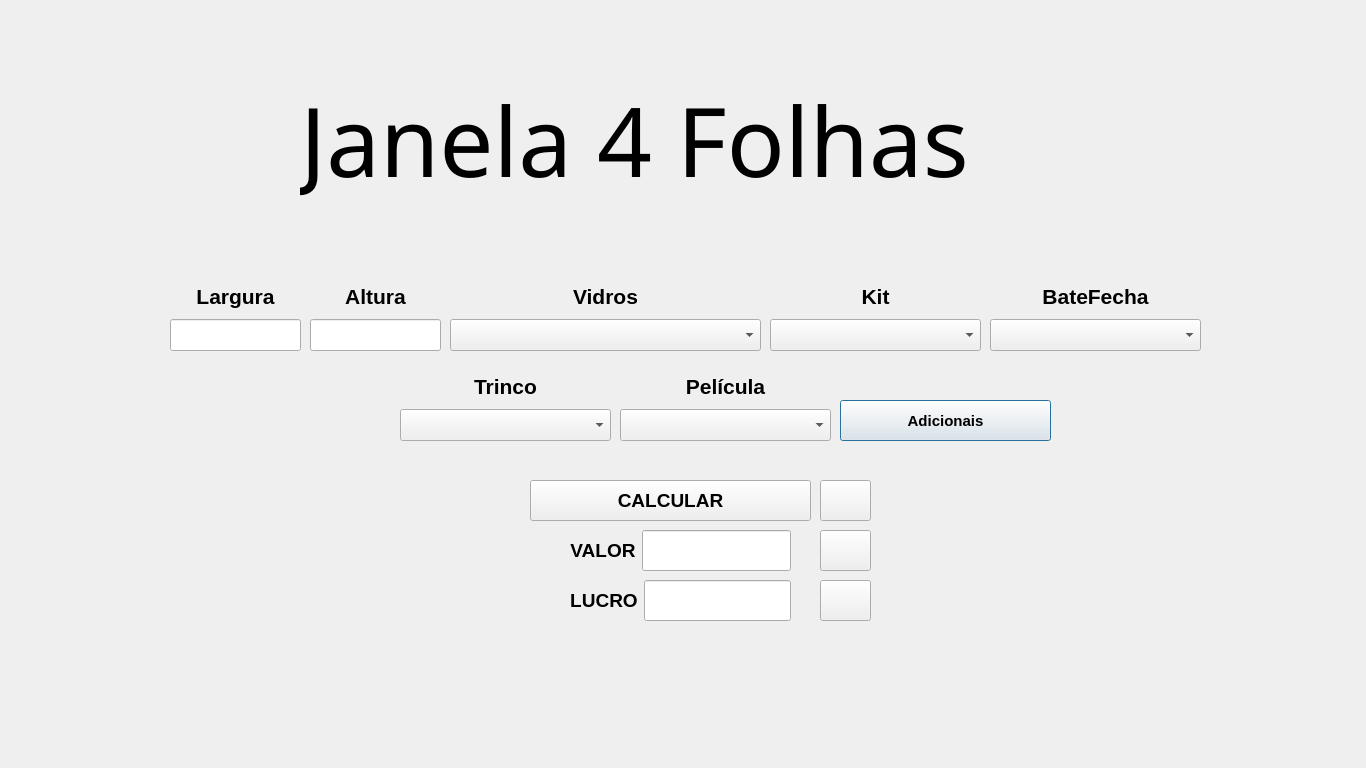
<?xml version="1.0" encoding="UTF-8"?>
<ui version="4.0">
 <class>JanelaDe4Folhas</class>
 <widget class="QDialog" name="JanelaDe4Folhas">
  <property name="geometry">
   <rect>
    <x>0</x>
    <y>0</y>
    <width>1366</width>
    <height>768</height>
   </rect>
  </property>
  <property name="windowTitle">
   <string>Dialog</string>
  </property>
  <widget class="QWidget" name="layoutWidget_10">
   <property name="geometry">
    <rect>
     <x>990</x>
     <y>280</y>
     <width>211</width>
     <height>71</height>
    </rect>
   </property>
   <layout class="QVBoxLayout" name="verticalLayout_9">
    <item>
     <widget class="QLabel" name="label_8">
      <property name="text">
       <string>&lt;html&gt;&lt;head/&gt;&lt;body&gt;&lt;p align=&quot;center&quot;&gt;&lt;span style=&quot; font-size:16pt; font-weight:700;&quot;&gt;BateFecha&lt;/span&gt;&lt;/p&gt;&lt;/body&gt;&lt;/html&gt;</string>
      </property>
     </widget>
    </item>
    <item>
     <widget class="QComboBox" name="comboBoxBateFecha">
      <property name="sizePolicy">
       <sizepolicy hsizetype="Preferred" vsizetype="Preferred">
        <horstretch>0</horstretch>
        <verstretch>0</verstretch>
       </sizepolicy>
      </property>
      <property name="font">
       <font>
        <pointsize>11</pointsize>
        <bold>true</bold>
       </font>
      </property>
      <item>
       <property name="text">
        <string/>
       </property>
      </item>
     </widget>
    </item>
   </layout>
  </widget>
  <widget class="QWidget" name="layoutWidget_6">
   <property name="geometry">
    <rect>
     <x>570</x>
     <y>580</y>
     <width>221</width>
     <height>41</height>
    </rect>
   </property>
   <layout class="QVBoxLayout" name="verticalLayout_6">
    <item>
     <layout class="QHBoxLayout" name="horizontalLayout_2">
      <item>
       <widget class="QLabel" name="label_6">
        <property name="text">
         <string>&lt;html&gt;&lt;head/&gt;&lt;body&gt;&lt;p align=&quot;center&quot;&gt;&lt;span style=&quot; font-size:14pt; font-weight:700;&quot;&gt;LUCRO&lt;/span&gt;&lt;/p&gt;&lt;/body&gt;&lt;/html&gt;</string>
        </property>
       </widget>
      </item>
      <item>
       <widget class="QLineEdit" name="lineEditLucro">
        <property name="sizePolicy">
         <sizepolicy hsizetype="Expanding" vsizetype="Preferred">
          <horstretch>0</horstretch>
          <verstretch>0</verstretch>
         </sizepolicy>
        </property>
        <property name="font">
         <font>
          <pointsize>11</pointsize>
          <bold>true</bold>
         </font>
        </property>
        <property name="whatsThis">
         <string>&lt;html&gt;&lt;head/&gt;&lt;body&gt;&lt;p align=&quot;center&quot;&gt;&lt;br/&gt;&lt;/p&gt;&lt;/body&gt;&lt;/html&gt;</string>
        </property>
       </widget>
      </item>
     </layout>
    </item>
   </layout>
  </widget>
  <widget class="QPushButton" name="pushButtonRefatorando">
   <property name="geometry">
    <rect>
     <x>840</x>
     <y>400</y>
     <width>211</width>
     <height>41</height>
    </rect>
   </property>
   <property name="font">
    <font>
     <pointsize>11</pointsize>
     <bold>true</bold>
    </font>
   </property>
   <property name="text">
    <string>Adicionais</string>
   </property>
   <property name="icon">
    <iconset resource="files.qrc">
     <normaloff>:/imagens/adicionar-a-cesta.png</normaloff>:/imagens/adicionar-a-cesta.png</iconset>
   </property>
   <property name="iconSize">
    <size>
     <width>24</width>
     <height>24</height>
    </size>
   </property>
  </widget>
  <widget class="QPushButton" name="pushButtonCalcular">
   <property name="geometry">
    <rect>
     <x>530</x>
     <y>480</y>
     <width>281</width>
     <height>41</height>
    </rect>
   </property>
   <property name="sizePolicy">
    <sizepolicy hsizetype="Minimum" vsizetype="Preferred">
     <horstretch>0</horstretch>
     <verstretch>0</verstretch>
    </sizepolicy>
   </property>
   <property name="font">
    <font>
     <pointsize>14</pointsize>
     <bold>true</bold>
    </font>
   </property>
   <property name="text">
    <string>CALCULAR</string>
   </property>
  </widget>
  <widget class="QWidget" name="layoutWidget_8">
   <property name="geometry">
    <rect>
     <x>770</x>
     <y>280</y>
     <width>211</width>
     <height>71</height>
    </rect>
   </property>
   <layout class="QVBoxLayout" name="verticalLayout_5">
    <item>
     <widget class="QLabel" name="label_3">
      <property name="text">
       <string>&lt;html&gt;&lt;head/&gt;&lt;body&gt;&lt;p align=&quot;center&quot;&gt;&lt;span style=&quot; font-size:16pt; font-weight:700;&quot;&gt;Kit&lt;/span&gt;&lt;/p&gt;&lt;/body&gt;&lt;/html&gt;</string>
      </property>
     </widget>
    </item>
    <item>
     <widget class="QComboBox" name="comboBoxKit">
      <property name="sizePolicy">
       <sizepolicy hsizetype="Preferred" vsizetype="Preferred">
        <horstretch>0</horstretch>
        <verstretch>0</verstretch>
       </sizepolicy>
      </property>
      <property name="font">
       <font>
        <pointsize>11</pointsize>
        <bold>true</bold>
       </font>
      </property>
      <item>
       <property name="text">
        <string/>
       </property>
      </item>
     </widget>
    </item>
   </layout>
  </widget>
  <widget class="QWidget" name="layoutWidget_5">
   <property name="geometry">
    <rect>
     <x>170</x>
     <y>280</y>
     <width>131</width>
     <height>71</height>
    </rect>
   </property>
   <layout class="QVBoxLayout" name="verticalLayout">
    <item>
     <widget class="QLabel" name="labelLargura">
      <property name="font">
       <font>
        <pointsize>14</pointsize>
        <bold>true</bold>
       </font>
      </property>
      <property name="text">
       <string>&lt;html&gt;&lt;head/&gt;&lt;body&gt;&lt;p align=&quot;center&quot;&gt;&lt;span style=&quot; font-size:16pt;&quot;&gt;Largura&lt;/span&gt;&lt;/p&gt;&lt;/body&gt;&lt;/html&gt;</string>
      </property>
     </widget>
    </item>
    <item>
     <widget class="QLineEdit" name="lineEditLargura">
      <property name="sizePolicy">
       <sizepolicy hsizetype="Expanding" vsizetype="Preferred">
        <horstretch>0</horstretch>
        <verstretch>0</verstretch>
       </sizepolicy>
      </property>
      <property name="font">
       <font>
        <pointsize>11</pointsize>
        <bold>true</bold>
       </font>
      </property>
     </widget>
    </item>
   </layout>
  </widget>
  <widget class="QPushButton" name="pushButtonSalvar">
   <property name="geometry">
    <rect>
     <x>820</x>
     <y>530</y>
     <width>51</width>
     <height>41</height>
    </rect>
   </property>
   <property name="text">
    <string/>
   </property>
   <property name="icon">
    <iconset resource="files.qrc">
     <normaloff>:/imagens/salvar.png</normaloff>:/imagens/salvar.png</iconset>
   </property>
   <property name="iconSize">
    <size>
     <width>24</width>
     <height>24</height>
    </size>
   </property>
  </widget>
  <widget class="QWidget" name="layoutWidget_7">
   <property name="geometry">
    <rect>
     <x>450</x>
     <y>280</y>
     <width>311</width>
     <height>71</height>
    </rect>
   </property>
   <layout class="QVBoxLayout" name="verticalLayout_3">
    <item>
     <widget class="QLabel" name="labelVidros">
      <property name="font">
       <font>
        <pointsize>14</pointsize>
        <bold>true</bold>
       </font>
      </property>
      <property name="text">
       <string>&lt;html&gt;&lt;head/&gt;&lt;body&gt;&lt;p align=&quot;center&quot;&gt;&lt;span style=&quot; font-size:16pt;&quot;&gt;Vidros&lt;/span&gt;&lt;/p&gt;&lt;/body&gt;&lt;/html&gt;</string>
      </property>
     </widget>
    </item>
    <item>
     <widget class="QComboBox" name="comboBoxVidros">
      <property name="sizePolicy">
       <sizepolicy hsizetype="Preferred" vsizetype="Preferred">
        <horstretch>0</horstretch>
        <verstretch>0</verstretch>
       </sizepolicy>
      </property>
      <property name="font">
       <font>
        <pointsize>11</pointsize>
        <bold>true</bold>
       </font>
      </property>
      <item>
       <property name="text">
        <string/>
       </property>
      </item>
     </widget>
    </item>
   </layout>
  </widget>
  <widget class="QPushButton" name="pushButtonLimpar">
   <property name="geometry">
    <rect>
     <x>820</x>
     <y>580</y>
     <width>51</width>
     <height>41</height>
    </rect>
   </property>
   <property name="text">
    <string/>
   </property>
   <property name="icon">
    <iconset resource="files.qrc">
     <normaloff>:/imagens/limpar.png</normaloff>:/imagens/limpar.png</iconset>
   </property>
   <property name="iconSize">
    <size>
     <width>24</width>
     <height>24</height>
    </size>
   </property>
  </widget>
  <widget class="QLabel" name="label">
   <property name="geometry">
    <rect>
     <x>300</x>
     <y>40</y>
     <width>801</width>
     <height>201</height>
    </rect>
   </property>
   <property name="font">
    <font>
     <family>Matura MT Script Capitals</family>
     <pointsize>72</pointsize>
     <bold>false</bold>
    </font>
   </property>
   <property name="text">
    <string>&lt;html&gt;&lt;head/&gt;&lt;body&gt;&lt;p&gt;Janela 4 Folhas&lt;/p&gt;&lt;/body&gt;&lt;/html&gt;</string>
   </property>
  </widget>
  <widget class="QPushButton" name="pushButtonDesconto">
   <property name="geometry">
    <rect>
     <x>820</x>
     <y>480</y>
     <width>51</width>
     <height>41</height>
    </rect>
   </property>
   <property name="text">
    <string/>
   </property>
   <property name="icon">
    <iconset resource="files.qrc">
     <normaloff>:/imagens/desconto.png</normaloff>:/imagens/desconto.png</iconset>
   </property>
   <property name="iconSize">
    <size>
     <width>24</width>
     <height>24</height>
    </size>
   </property>
  </widget>
  <widget class="QWidget" name="layoutWidget_3">
   <property name="geometry">
    <rect>
     <x>620</x>
     <y>370</y>
     <width>211</width>
     <height>71</height>
    </rect>
   </property>
   <layout class="QVBoxLayout" name="verticalLayout_8">
    <item>
     <widget class="QLabel" name="label_7">
      <property name="text">
       <string>&lt;html&gt;&lt;head/&gt;&lt;body&gt;&lt;p align=&quot;center&quot;&gt;&lt;span style=&quot; font-size:16pt; font-weight:700;&quot;&gt;Película&lt;/span&gt;&lt;/p&gt;&lt;/body&gt;&lt;/html&gt;</string>
      </property>
     </widget>
    </item>
    <item>
     <widget class="QComboBox" name="comboBoxPelicula">
      <property name="sizePolicy">
       <sizepolicy hsizetype="Preferred" vsizetype="Preferred">
        <horstretch>0</horstretch>
        <verstretch>0</verstretch>
       </sizepolicy>
      </property>
      <property name="font">
       <font>
        <pointsize>11</pointsize>
        <bold>true</bold>
       </font>
      </property>
      <item>
       <property name="text">
        <string/>
       </property>
      </item>
     </widget>
    </item>
   </layout>
  </widget>
  <widget class="QWidget" name="layoutWidget_9">
   <property name="geometry">
    <rect>
     <x>310</x>
     <y>280</y>
     <width>131</width>
     <height>71</height>
    </rect>
   </property>
   <layout class="QVBoxLayout" name="verticalLayout_2">
    <item>
     <widget class="QLabel" name="labelAltura">
      <property name="font">
       <font>
        <pointsize>14</pointsize>
        <bold>true</bold>
       </font>
      </property>
      <property name="text">
       <string>&lt;html&gt;&lt;head/&gt;&lt;body&gt;&lt;p align=&quot;center&quot;&gt;&lt;span style=&quot; font-size:16pt;&quot;&gt;Altura&lt;/span&gt;&lt;/p&gt;&lt;/body&gt;&lt;/html&gt;</string>
      </property>
     </widget>
    </item>
    <item>
     <widget class="QLineEdit" name="lineEditAltura">
      <property name="sizePolicy">
       <sizepolicy hsizetype="Expanding" vsizetype="Preferred">
        <horstretch>0</horstretch>
        <verstretch>0</verstretch>
       </sizepolicy>
      </property>
      <property name="font">
       <font>
        <pointsize>11</pointsize>
        <bold>true</bold>
       </font>
      </property>
     </widget>
    </item>
   </layout>
  </widget>
  <widget class="QWidget" name="layoutWidget_2">
   <property name="geometry">
    <rect>
     <x>400</x>
     <y>370</y>
     <width>211</width>
     <height>71</height>
    </rect>
   </property>
   <layout class="QVBoxLayout" name="verticalLayout_7">
    <item>
     <widget class="QLabel" name="label_5">
      <property name="text">
       <string>&lt;html&gt;&lt;head/&gt;&lt;body&gt;&lt;p align=&quot;center&quot;&gt;&lt;span style=&quot; font-size:16pt; font-weight:700;&quot;&gt;Trinco&lt;/span&gt;&lt;/p&gt;&lt;/body&gt;&lt;/html&gt;</string>
      </property>
     </widget>
    </item>
    <item>
     <widget class="QComboBox" name="comboBoxTrinco">
      <property name="sizePolicy">
       <sizepolicy hsizetype="Preferred" vsizetype="Preferred">
        <horstretch>0</horstretch>
        <verstretch>0</verstretch>
       </sizepolicy>
      </property>
      <property name="font">
       <font>
        <pointsize>11</pointsize>
        <bold>true</bold>
       </font>
      </property>
      <item>
       <property name="text">
        <string/>
       </property>
      </item>
     </widget>
    </item>
   </layout>
  </widget>
  <widget class="QWidget" name="layoutWidget_4">
   <property name="geometry">
    <rect>
     <x>570</x>
     <y>530</y>
     <width>221</width>
     <height>41</height>
    </rect>
   </property>
   <layout class="QHBoxLayout" name="horizontalLayout">
    <item>
     <widget class="QLabel" name="label_4">
      <property name="text">
       <string>&lt;html&gt;&lt;head/&gt;&lt;body&gt;&lt;p align=&quot;center&quot;&gt;&lt;span style=&quot; font-size:14pt; font-weight:700;&quot;&gt;VALOR&lt;/span&gt;&lt;/p&gt;&lt;/body&gt;&lt;/html&gt;</string>
      </property>
     </widget>
    </item>
    <item>
     <widget class="QLineEdit" name="lineEditValor">
      <property name="sizePolicy">
       <sizepolicy hsizetype="Expanding" vsizetype="Preferred">
        <horstretch>0</horstretch>
        <verstretch>0</verstretch>
       </sizepolicy>
      </property>
      <property name="font">
       <font>
        <pointsize>16</pointsize>
        <bold>true</bold>
       </font>
      </property>
     </widget>
    </item>
   </layout>
  </widget>
 </widget>
 <resources>
  <include location="files.qrc"/>
 </resources>
 <connections/>
</ui>
